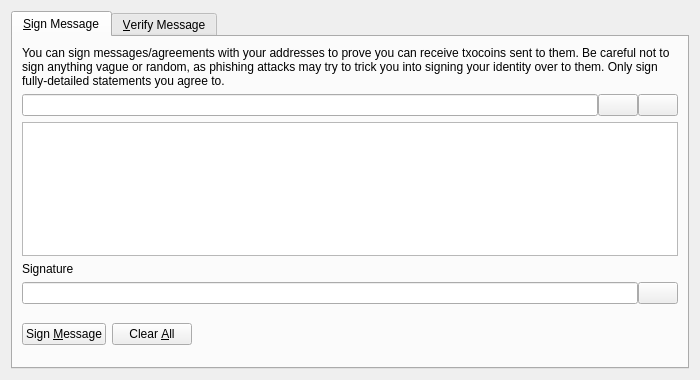
<?xml version="1.0" encoding="UTF-8"?>
<ui version="4.0">
 <class>SignVerifyMessageDialog</class>
 <widget class="QDialog" name="SignVerifyMessageDialog">
  <property name="geometry">
   <rect>
    <x>0</x>
    <y>0</y>
    <width>700</width>
    <height>380</height>
   </rect>
  </property>
  <property name="windowTitle">
   <string>Signatures - Sign / Verify a Message</string>
  </property>
  <property name="modal">
   <bool>true</bool>
  </property>
  <layout class="QVBoxLayout" name="verticalLayout">
   <item>
    <widget class="QTabWidget" name="tabWidget">
     <property name="currentIndex">
      <number>0</number>
     </property>
     <widget class="QWidget" name="tabSignMessage">
      <attribute name="title">
       <string>&amp;Sign Message</string>
      </attribute>
      <layout class="QVBoxLayout" name="verticalLayout_SM">
       <item>
        <widget class="QLabel" name="infoLabel_SM">
         <property name="text">
          <string>You can sign messages/agreements with your addresses to prove you can receive txocoins sent to them. Be careful not to sign anything vague or random, as phishing attacks may try to trick you into signing your identity over to them. Only sign fully-detailed statements you agree to.</string>
         </property>
         <property name="textFormat">
          <enum>Qt::PlainText</enum>
         </property>
         <property name="wordWrap">
          <bool>true</bool>
         </property>
        </widget>
       </item>
       <item>
        <layout class="QHBoxLayout" name="horizontalLayout_1_SM">
         <property name="spacing">
          <number>0</number>
         </property>
         <item>
          <widget class="QValidatedLineEdit" name="addressIn_SM">
           <property name="toolTip">
            <string>The Txocoin address to sign the message with</string>
           </property>
          </widget>
         </item>
         <item>
          <widget class="QPushButton" name="addressBookButton_SM">
           <property name="toolTip">
            <string>Choose previously used address</string>
           </property>
           <property name="text">
            <string/>
           </property>
           <property name="icon">
            <iconset resource="../bitcoin.qrc">
             <normaloff>:/icons/address-book</normaloff>:/icons/address-book</iconset>
           </property>
           <property name="shortcut">
            <string>Alt+A</string>
           </property>
           <property name="autoDefault">
            <bool>false</bool>
           </property>
          </widget>
         </item>
         <item>
          <widget class="QPushButton" name="pasteButton_SM">
           <property name="toolTip">
            <string>Paste address from clipboard</string>
           </property>
           <property name="text">
            <string/>
           </property>
           <property name="icon">
            <iconset resource="../bitcoin.qrc">
             <normaloff>:/icons/editpaste</normaloff>:/icons/editpaste</iconset>
           </property>
           <property name="shortcut">
            <string>Alt+P</string>
           </property>
           <property name="autoDefault">
            <bool>false</bool>
           </property>
          </widget>
         </item>
        </layout>
       </item>
       <item>
        <widget class="QPlainTextEdit" name="messageIn_SM">
         <property name="toolTip">
          <string>Enter the message you want to sign here</string>
         </property>
        </widget>
       </item>
       <item>
        <widget class="QLabel" name="signatureLabel_SM">
         <property name="text">
          <string>Signature</string>
         </property>
         <property name="textFormat">
          <enum>Qt::PlainText</enum>
         </property>
        </widget>
       </item>
       <item>
        <layout class="QHBoxLayout" name="horizontalLayout_2_SM">
         <property name="spacing">
          <number>0</number>
         </property>
         <item>
          <widget class="QLineEdit" name="signatureOut_SM">
           <property name="font">
            <font>
             <italic>true</italic>
            </font>
           </property>
           <property name="readOnly">
            <bool>true</bool>
           </property>
          </widget>
         </item>
         <item>
          <widget class="QPushButton" name="copySignatureButton_SM">
           <property name="toolTip">
            <string>Copy the current signature to the system clipboard</string>
           </property>
           <property name="text">
            <string/>
           </property>
           <property name="icon">
            <iconset resource="../bitcoin.qrc">
             <normaloff>:/icons/editcopy</normaloff>:/icons/editcopy</iconset>
           </property>
           <property name="autoDefault">
            <bool>false</bool>
           </property>
          </widget>
         </item>
        </layout>
       </item>
       <item>
        <layout class="QHBoxLayout" name="horizontalLayout_3_SM">
         <item>
          <widget class="QPushButton" name="signMessageButton_SM">
           <property name="toolTip">
            <string>Sign the message to prove you own this Txocoin address</string>
           </property>
           <property name="text">
            <string>Sign &amp;Message</string>
           </property>
           <property name="icon">
            <iconset resource="../bitcoin.qrc">
             <normaloff>:/icons/edit</normaloff>:/icons/edit</iconset>
           </property>
           <property name="autoDefault">
            <bool>false</bool>
           </property>
          </widget>
         </item>
         <item>
          <widget class="QPushButton" name="clearButton_SM">
           <property name="toolTip">
            <string>Reset all sign message fields</string>
           </property>
           <property name="text">
            <string>Clear &amp;All</string>
           </property>
           <property name="icon">
            <iconset resource="../bitcoin.qrc">
             <normaloff>:/icons/remove</normaloff>:/icons/remove</iconset>
           </property>
           <property name="autoDefault">
            <bool>false</bool>
           </property>
          </widget>
         </item>
         <item>
          <spacer name="horizontalSpacer_1_SM">
           <property name="orientation">
            <enum>Qt::Horizontal</enum>
           </property>
           <property name="sizeHint" stdset="0">
            <size>
             <width>40</width>
             <height>48</height>
            </size>
           </property>
          </spacer>
         </item>
         <item>
          <widget class="QLabel" name="statusLabel_SM">
           <property name="font">
            <font>
             <weight>75</weight>
             <bold>true</bold>
            </font>
           </property>
           <property name="text">
            <string/>
           </property>
           <property name="wordWrap">
            <bool>true</bool>
           </property>
          </widget>
         </item>
         <item>
          <spacer name="horizontalSpacer_2_SM">
           <property name="orientation">
            <enum>Qt::Horizontal</enum>
           </property>
           <property name="sizeHint" stdset="0">
            <size>
             <width>40</width>
             <height>48</height>
            </size>
           </property>
          </spacer>
         </item>
        </layout>
       </item>
      </layout>
     </widget>
     <widget class="QWidget" name="tabVerifyMessage">
      <attribute name="title">
       <string>&amp;Verify Message</string>
      </attribute>
      <layout class="QVBoxLayout" name="verticalLayout_VM">
       <item>
        <widget class="QLabel" name="infoLabel_VM">
         <property name="text">
          <string>Enter the receiver's address, message (ensure you copy line breaks, spaces, tabs, etc. exactly) and signature below to verify the message. Be careful not to read more into the signature than what is in the signed message itself, to avoid being tricked by a man-in-the-middle attack. Note that this only proves the signing party receives with the address, it cannot prove sendership of any transaction!</string>
         </property>
         <property name="textFormat">
          <enum>Qt::PlainText</enum>
         </property>
         <property name="alignment">
          <set>Qt::AlignLeading|Qt::AlignLeft|Qt::AlignTop</set>
         </property>
         <property name="wordWrap">
          <bool>true</bool>
         </property>
        </widget>
       </item>
       <item>
        <layout class="QHBoxLayout" name="horizontalLayout_1_VM">
         <property name="spacing">
          <number>0</number>
         </property>
         <item>
          <widget class="QValidatedLineEdit" name="addressIn_VM">
           <property name="toolTip">
            <string>The Txocoin address the message was signed with</string>
           </property>
          </widget>
         </item>
         <item>
          <widget class="QPushButton" name="addressBookButton_VM">
           <property name="toolTip">
            <string>Choose previously used address</string>
           </property>
           <property name="text">
            <string/>
           </property>
           <property name="icon">
            <iconset resource="../bitcoin.qrc">
             <normaloff>:/icons/address-book</normaloff>:/icons/address-book</iconset>
           </property>
           <property name="shortcut">
            <string>Alt+A</string>
           </property>
           <property name="autoDefault">
            <bool>false</bool>
           </property>
          </widget>
         </item>
        </layout>
       </item>
       <item>
        <widget class="QPlainTextEdit" name="messageIn_VM"/>
       </item>
       <item>
        <widget class="QValidatedLineEdit" name="signatureIn_VM"/>
       </item>
       <item>
        <layout class="QHBoxLayout" name="horizontalLayout_2_VM">
         <item>
          <widget class="QPushButton" name="verifyMessageButton_VM">
           <property name="toolTip">
            <string>Verify the message to ensure it was signed with the specified Txocoin address</string>
           </property>
           <property name="text">
            <string>Verify &amp;Message</string>
           </property>
           <property name="icon">
            <iconset resource="../bitcoin.qrc">
             <normaloff>:/icons/transaction_0</normaloff>:/icons/transaction_0</iconset>
           </property>
           <property name="autoDefault">
            <bool>false</bool>
           </property>
          </widget>
         </item>
         <item>
          <widget class="QPushButton" name="clearButton_VM">
           <property name="toolTip">
            <string>Reset all verify message fields</string>
           </property>
           <property name="text">
            <string>Clear &amp;All</string>
           </property>
           <property name="icon">
            <iconset resource="../bitcoin.qrc">
             <normaloff>:/icons/remove</normaloff>:/icons/remove</iconset>
           </property>
           <property name="autoDefault">
            <bool>false</bool>
           </property>
          </widget>
         </item>
         <item>
          <spacer name="horizontalSpacer_1_VM">
           <property name="orientation">
            <enum>Qt::Horizontal</enum>
           </property>
           <property name="sizeHint" stdset="0">
            <size>
             <width>40</width>
             <height>48</height>
            </size>
           </property>
          </spacer>
         </item>
         <item>
          <widget class="QLabel" name="statusLabel_VM">
           <property name="font">
            <font>
             <weight>75</weight>
             <bold>true</bold>
            </font>
           </property>
           <property name="text">
            <string/>
           </property>
           <property name="wordWrap">
            <bool>true</bool>
           </property>
          </widget>
         </item>
         <item>
          <spacer name="horizontalSpacer_2_VM">
           <property name="orientation">
            <enum>Qt::Horizontal</enum>
           </property>
           <property name="sizeHint" stdset="0">
            <size>
             <width>40</width>
             <height>48</height>
            </size>
           </property>
          </spacer>
         </item>
        </layout>
       </item>
      </layout>
     </widget>
    </widget>
   </item>
  </layout>
 </widget>
 <customwidgets>
  <customwidget>
   <class>QValidatedLineEdit</class>
   <extends>QLineEdit</extends>
   <header>qt/qvalidatedlineedit.h</header>
  </customwidget>
 </customwidgets>
 <resources>
  <include location="../bitcoin.qrc"/>
 </resources>
 <connections/>
</ui>
